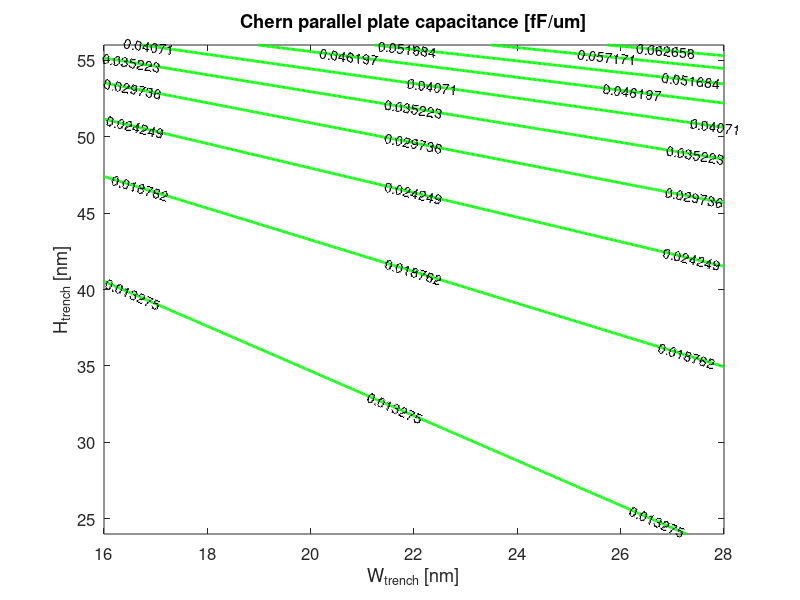
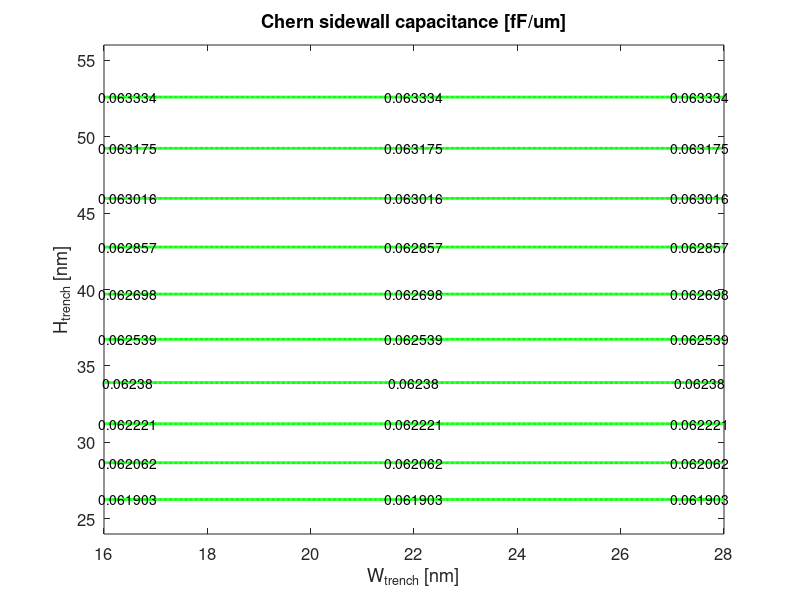
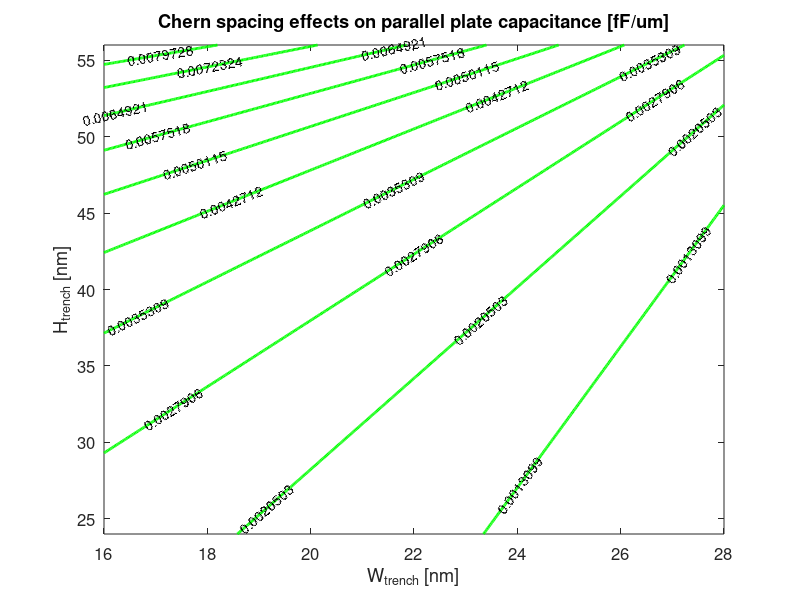

Source code (MATLAB) for these figures, in order:
% ECE 594 - Homework 1
% Advanced Chern showing the contributes
clf;
%//////////////////////////PARAMETERS///////////////////////////////////////////
W_trench  = 16; %nm                                                             % Nominal value, it's a variable
H_stack   = 64; %nm                                                             % Fixed
H_trench  = 32; %nm                                                             % Nominal value, it's a variable
K_lowk    = 2.2;                                                                % Fixed low-k dielectric constant
eps0      = 8.85e-12;                                                           % Fixed Vacuum dielectric constant
eps       = K_lowk*eps0;                                                        % Fixed dielectric constant
P_trench  = 32;                                                                 % Fixed, space between lines
CPP       = 42e-9;                                                              % Fixed, unit of wire length
%///////////////////////////////////////////////////////////////////////////////

%/////////////////////////////CHERN/////////////////////////////////////////////
% THIS MODEL DOESN'T TAKE INTO ACCOUNT SIDE-WALL DAMAGE
H_trench  = linspace(24, 56, 500);                                              % Create different Heights for trench
W_trench  = linspace(16, 28, 500);                                              % Create different Widths for trench
[W_trench, H_trench] = meshgrid(W_trench, H_trench);                            % Create the mesh for surfae plot
d_b       = H_stack - H_trench;                                                 % Compute distance from bottom plate
d_l       = P_trench - W_trench;                                                % Distance between interconnects
chern_gnd   = eps .* (W_trench./d_b);                                           % Chern parallel ground plane capacitance
chern_side  = eps .*( 3.28 .* (H_trench./(H_trench + 2.*d_b)).^0.023);          % Chern sidewall capacitance
chern_spac  = eps .*((d_l ./ (d_l + 2.*d_b)).^1.16);                            % Chern effects of spacing

chern_gnd   = chern_gnd ./ 1e-15 .* 1e-6;                                       % Transform in fF/um
chern_side   = chern_side ./ 1e-15 .* 1e-6;                                     % Transform in fF/um
chern_spac   = chern_spac ./ 1e-15 .* 1e-6;                                     % Transform in fF/um

                                                                                % Plotting stuff
figure(1);
[c, h] = contour(W_trench, H_trench, chern_gnd, "linewidth", 2, "g");
set(gca, "fontsize", 12)
clabel (c, h, "fontsize", 10);
xlabel("W_{trench} [nm]");
ylabel("H_{trench} [nm]");
title("Chern parallel plate capacitance [fF/um]");

figure(2);
[c, h] = contour(W_trench, H_trench, chern_side, "linewidth", 2, "g");
set(gca, "fontsize", 12)
clabel (c, h, "fontsize", 10);
xlabel("W_{trench} [nm]");
ylabel("H_{trench} [nm]");
title("Chern sidewall capacitance [fF/um]");

figure(3);
[c, h] = contour(W_trench, H_trench, chern_spac, "linewidth", 2, "g");
set(gca, "fontsize", 12)
clabel (c, h, "fontsize", 10);
xlabel("W_{trench} [nm]");
ylabel("H_{trench} [nm]");
title("Chern spacing effects on parallel plate capacitance [fF/um]");
%///////////////////////////////////////////////////////////////////////////////

